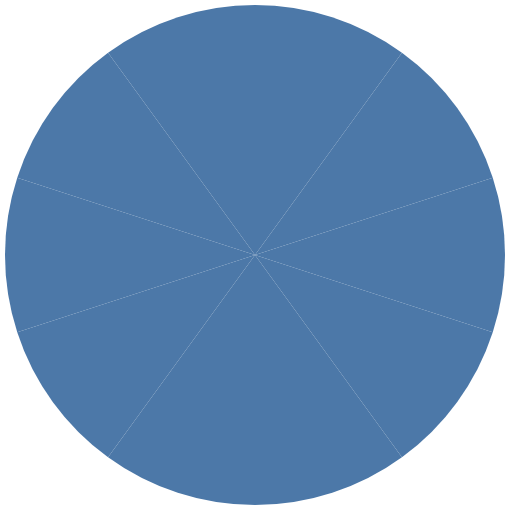

Write a Vega-Lite specification for this figure.
### Vega-Lite specification from a JSON file in a GitHub repository (floating-point values rounded to 4 significant figures)
{"$schema": "https://vega.github.io/schema/vega-lite/v5.json", "description": "A simple pie chart with embedded data.", "data": {"values": [{"category": 1, "value": 1}, {"category": 2, "value": 1}, {"category": 3, "value": 1}, {"category": 4, "value": 1}, {"category": 5, "value": 1}, {"category": 6, "value": 1}, {"category": 7, "value": 1}, {"category": 8, "value": 1}, {"category": 9, "value": 1}, {"category": 10, "value": 1}]}, "mark": "arc", "encoding": {"theta": {"field": "value", "type": "quantitative"}, "texture": {"field": "category", "type": "nominal"}}, "width": 500, "height": 500}
